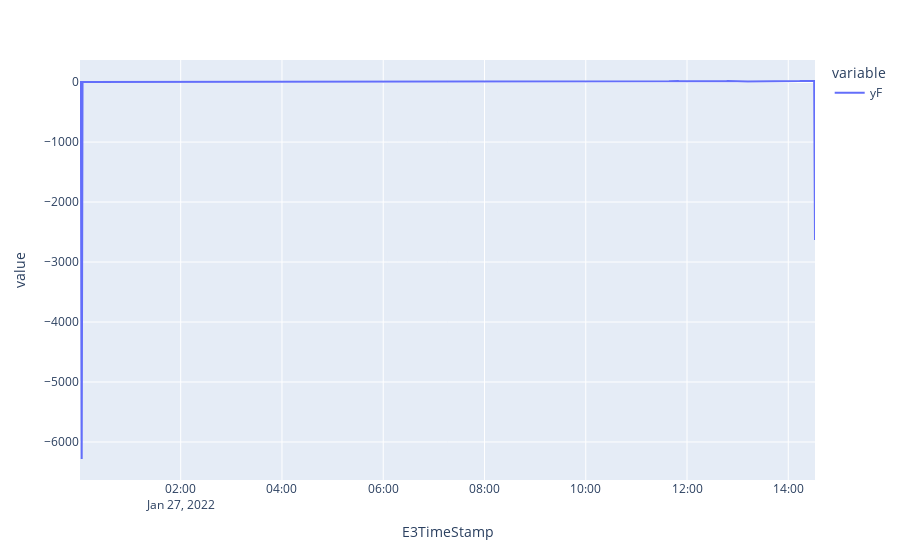

This figure's notebook cell:
### Markdown cell above
# Energia gerada por minuto

### Code cell
df_teste = df[(df.index >= '2022-01-27') & (df.index < '2022-01-28')]
plt.plot(x = df_teste.index,y= [df_teste['yF']], data_frame=df_teste, kind='line')

### Figure 1 — Plotly figure (JSON) as saved in the notebook; plotly's stock layout.template omitted (floating-point values rounded to 4 significant figures; data arrays with more than 128 entries replaced by an {"elided": "..."} marker saying what was removed)
{"data": [{"hovertemplate": "variable=yF<br>E3TimeStamp=%{x}<br>value=%{y}<extra></extra>", "legendgroup": "yF", "line": {"color": "#636efa", "dash": "solid"}, "marker": {"symbol": "circle"}, "mode": "lines", "name": "yF", "orientation": "v", "showlegend": true, "type": "scatter", "x": {"elided": "872 str values"}, "xaxis": "x", "y": {"elided": "872 float values"}, "yaxis": "y"}], "layout": {"legend": {"title": {"text": "variable"}, "tracegroupgap": 0}, "margin": {"t": 60}, "xaxis": {"anchor": "y", "domain": [0, 1], "title": {"text": "E3TimeStamp"}}, "yaxis": {"anchor": "x", "domain": [0, 1], "title": {"text": "value"}}}}
